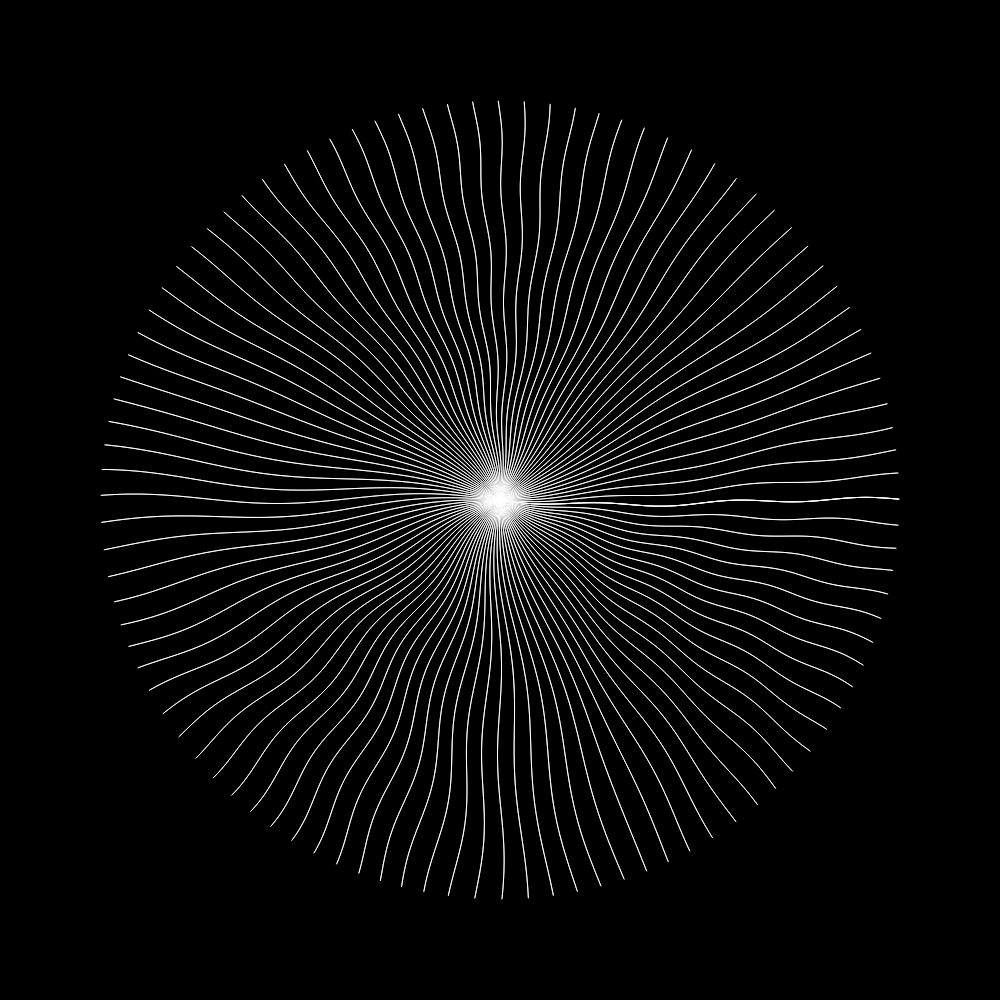
Frame 1 (no input)
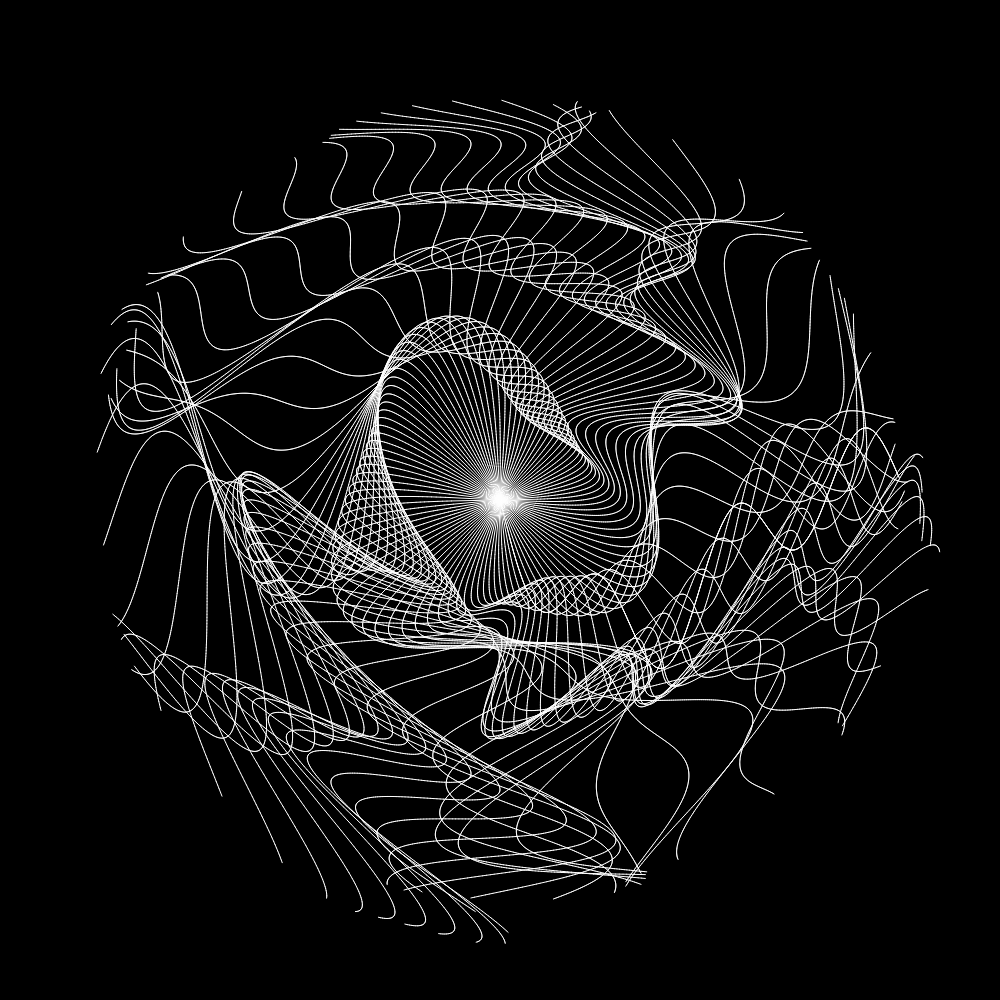
Frame 60 (no input)
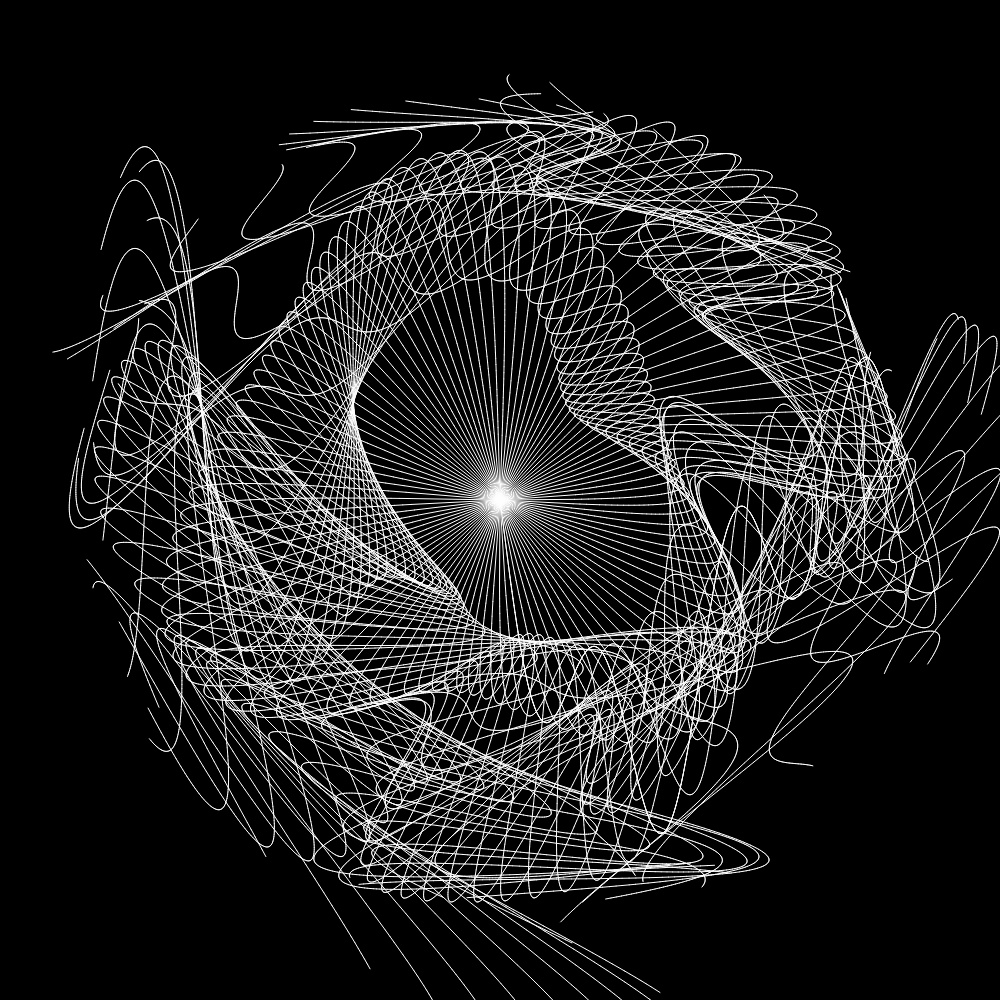
Frame 120 (the mouse pressed at the canvas centre since frame 60)

The p5.js sketch that drew these frames (run headless with seeded random() and noise() and a simulated clock; from frame 60 on, the mouse is pressed at the canvas centre):

// p5.js sketch
// ── sketch.js
x_dim = 1000;
y_dim = 1000;
circle_d = 1;
x_1_old=x_dim/2;
y_1_old=y_dim/2;
var slider_d;
n = 400;
m = 100;
e = 1;

function setup() {
  createCanvas(x_dim,y_dim);
}

function draw() {
    background(0);
    e=e+0.8;

    for (let theta=0; theta<2*PI; theta=theta+(2*PI)/m) {
        x_1_old=x_dim/2;
        y_1_old=y_dim/2;
        a=1*sin(theta-PI/2.7)*400+500;
        b=3*cos(theta+PI/2.2)*80+350;
        c=2*sin(theta+PI/5)*180+500;
        for (let x_0 = 10; x_0<n; x_0=x_0+1) {
            y_0 = e*(sin((2*PI*x_0)/a)+sin((2*PI*x_0)/b)+sin((2*PI*x_0)/c)+sin((2*PI*x_0)/c));
            x_1 = x_dim/2+x_0*cos(theta)+y_0*sin(theta);
            y_1 = y_dim/2-x_0*sin(theta)+y_0*cos(theta);
            stroke(255);
            line(x_1_old,y_1_old,x_1,y_1);
            x_1_old=x_1;
            y_1_old = y_1;
        }


    }
}


    
